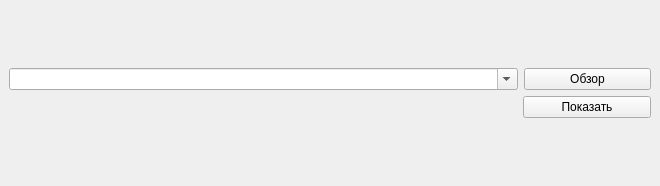
<?xml version="1.0" encoding="UTF-8"?>
<ui version="4.0">
 <class>MainWindow</class>
 <widget class="QMainWindow" name="MainWindow">
  <property name="geometry">
   <rect>
    <x>0</x>
    <y>0</y>
    <width>660</width>
    <height>186</height>
   </rect>
  </property>
  <property name="windowTitle">
   <string>MainWindow</string>
  </property>
  <widget class="QWidget" name="centralwidget">
   <layout class="QVBoxLayout" name="verticalLayout_2">
    <item>
     <layout class="QVBoxLayout" name="verticalLayout">
      <item>
       <layout class="QHBoxLayout" name="horizontalLayout" stretch="4,1">
        <item>
         <widget class="QComboBox" name="comboBox">
          <property name="editable">
           <bool>true</bool>
          </property>
         </widget>
        </item>
        <item>
         <widget class="QPushButton" name="reviewButton">
          <property name="text">
           <string>Обзор</string>
          </property>
         </widget>
        </item>
       </layout>
      </item>
      <item>
       <layout class="QHBoxLayout" name="horizontalLayout_2" stretch="4,1">
        <item>
         <spacer name="horizontalSpacer">
          <property name="orientation">
           <enum>Qt::Orientation::Horizontal</enum>
          </property>
          <property name="sizeHint" stdset="0">
           <size>
            <width>40</width>
            <height>20</height>
           </size>
          </property>
         </spacer>
        </item>
        <item>
         <widget class="QPushButton" name="showButton">
          <property name="text">
           <string>Показать</string>
          </property>
         </widget>
        </item>
       </layout>
      </item>
     </layout>
    </item>
   </layout>
  </widget>
 </widget>
 <resources/>
 <connections/>
</ui>
